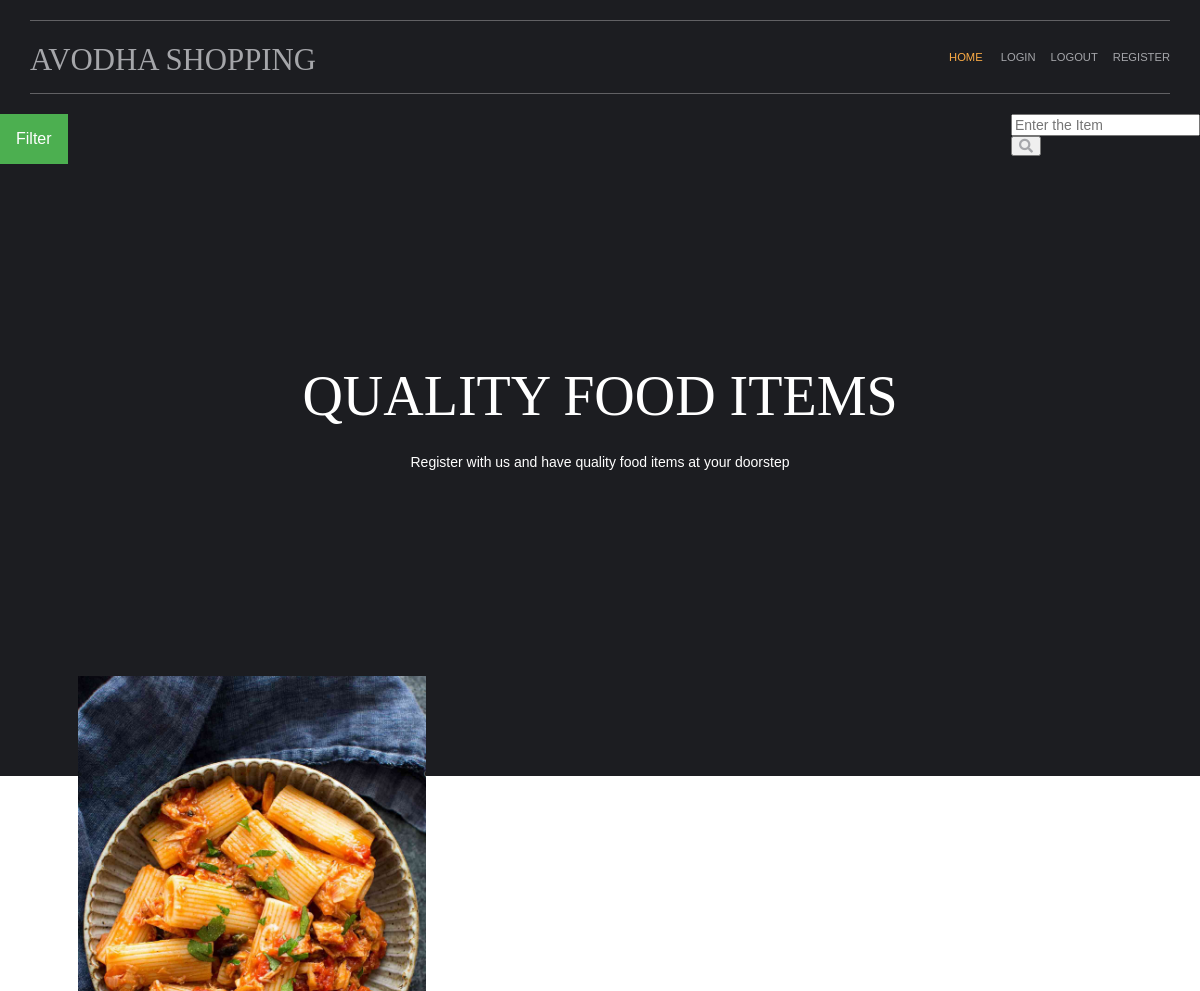
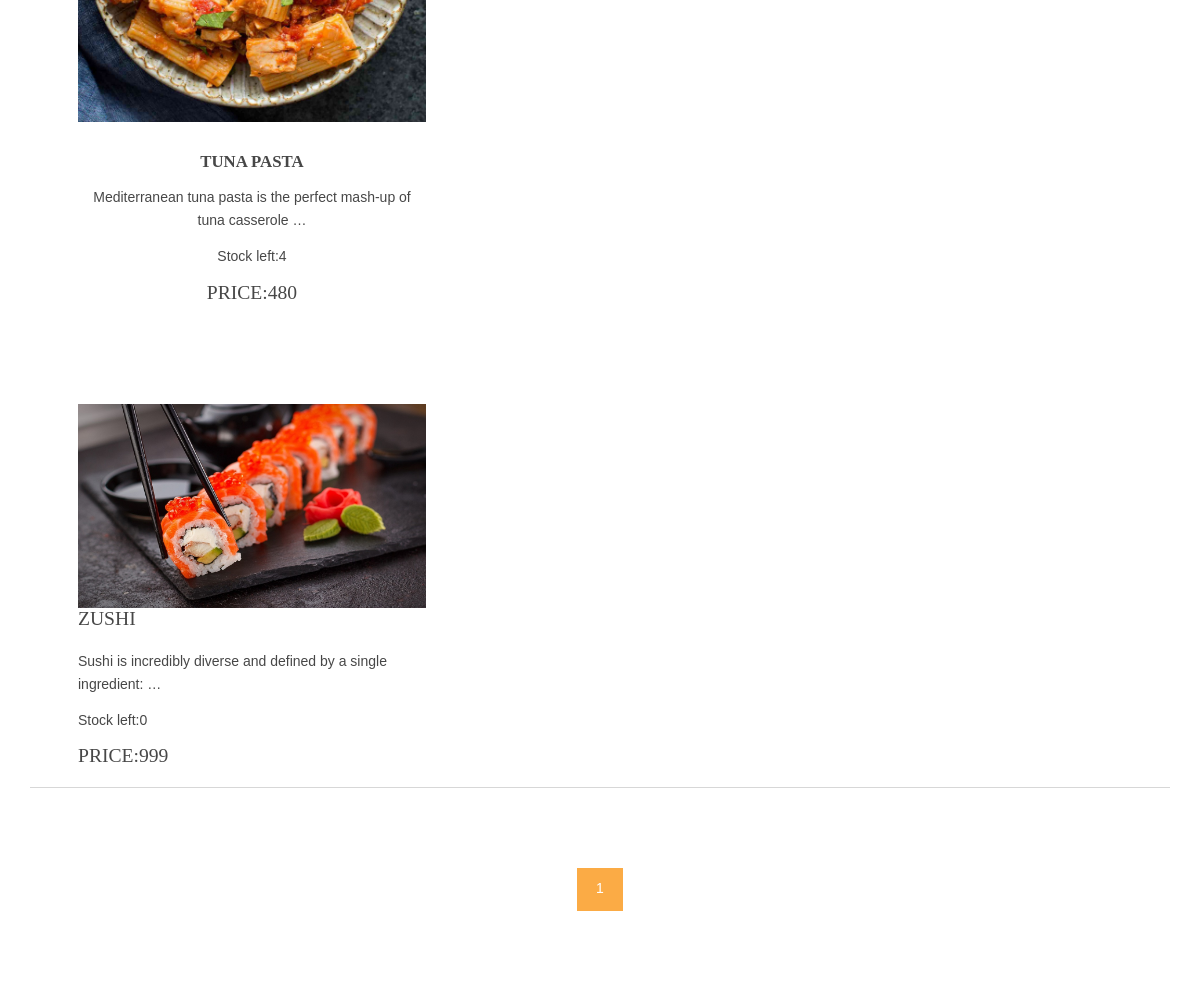
Page /fish-recipes/ on the committed database (2 pictures, top to bottom).
### shop/models.py (models this page shows, shortened)
class Products(models.Model):
    name=models.CharField(max_length=100, unique=True)
    slug=models.SlugField(max_length=100, unique=True)
    img=models.ImageField(upload_to='product')
    desc=models.TextField()
    stock=models.IntegerField()
    available=models.BooleanField()
    price=models.IntegerField()
    category=models.ForeignKey(categ, on_delete=models.CASCADE)
    def get_url(self):
        return reverse('details',args=[self.category.slug, self.slug])

### shop/views.py (the view)
# urls.py: 2. Add a URL to urlpatterns:  path('', views.home, name='home')
def home(request, c_slug=None):
    c_page=None
    prodt=None
    if c_slug!=None:
        c_page=get_object_or_404(categ, slug=c_slug)
        prodt=Products.objects.filter(category=c_page,available=True)
    else:
        prodt=Products.objects.all().filter(available= True)
    cat=categ.objects.all()
    paginator=Paginator(prodt,2)
    try:
        page=int(request.GET.get('page','1'))
    except:
        page=1
    try:
        pro=paginator.page(page)
    except(EmptyPage,InvalidPage):
        pro=paginator.page(paginator.num_pages)
    return render(request, 'index.html',{'pr':prodt,'ct':cat,'pg':pro})

### shop/models.py (called while the page is built)
    def get_url(self):
        return reverse('prod_cat',args=[self.slug])

### Templates/index.html (shortened to what this page needs)
{% extends 'Base.html' %}
{% load static %}
{% block content %}
<!DOCTYPE html>
<html lang="">
<head>
<link href="{% static 'HM/layout/styles/layout.css' %}" rel="stylesheet" type="text/css" media="all">
</head>
<body id="top">
<div class="fl_right">
        <ul class="nospace">
          <li id="searchform">
            <div>
              <form action="{% url 'search' %}" method="get">
                <fieldset>
                  <input type="text" placeholder="Enter the Item" name="q">
                  <button type="submit"><i class="fas fa-search"></i></button>
                </fieldset>
              </form>
            </div>
          </li>
        </ul>
      </div>
  <div class="dropdown">
  <button class="dropbtn">Filter</button>
</div>
  <div id="pageintro" class="hoc clear">
    <article>
      <h3 class="heading">Quality Food Items</h3>
      <p>Register with us and have quality food items at your doorstep</p>
    </article>
  </div>
</div>
<div class="wrapper row3">
  <main class="hoc container clear">
    <section id="introblocks">
      <ul class="nospace group btmspace-80">
        {% for i in pg %}
        <li class="one_third">
          <figure><a class="img-over" href={{i.get_url}}><img src="{{i.img.url}}" alt=""></a>
            <figcaption>
              <h6 class="heading">{{i.name}}</h6>
              <p>{{i.desc|truncatewords:10}}</p>
              <p>Stock left:{{i.stock}}</p>
              <p><h5>Price:{{i.price}}</h5></p>
            </figcaption>
          </figure>
        </li>
      </ul>
    </section>
    {% endfor %}
    <hr class="btmspace-80">
    <center>
      {% for p in pg.paginator.page_range %}
        <a href="?page={{p}}" class="btn btn-light btn-sm {% if pg.number == p %} active {% endif %}">{{p}}</a>
      {% endfor %}
    </center>
</body>
</html>
{% endblock %}

### static/HM/layout/styles/layout.css (style rules this page uses)
#pageintro { padding:200px 0 300px; }
#pageintro article, #pageintro article p { display:block; max-width:75%; margin:0 auto; text-align:center; }
#pageintro article p { max-width:65%; line-height:2rem; }
#pageintro .heading { margin-bottom:20px; font-size:4rem; }
.container { padding:80px 0; }
#introblocks { display:block; position:relative; margin:-180px 0 0 0; z-index:1; text-align:center; }
#introblocks figure figcaption { display:block; padding:30px 0 0 0; text-align:center; }
#introblocks figure figcaption .heading { font-size:1.2rem; font-weight:700; margin-bottom:0; }
*, *::before, *::after { transition:all .3s ease-in-out; }
body { color:#A5A6AA; background-color:#1C1D21; }
a { color:#FBAB45; }
hr, .borderedbox { border-color:#D7D7D7; }
.btn, .btn.inverse:hover { color:#FFFFFF; background-color:#FBAB45; border-color:#FBAB45; }
.row3 { color:#474747; background-color:#FFFFFF; }
#pageintro { color:#FFFFFF; }
@media screen and (min-width:1140px) { .hoc { max-width:1140px; } }

### static/HM/layout/styles/framework.css (style rules this page uses)
html { overflow-y:scroll; overflow-x:hidden; }
html, body { margin:0; padding:0; font-size:14px; line-height:1.6em; }
*, *::before, *::after { box-sizing:border-box; }
.nospace { margin:0; padding:0; list-style:none; }
.btn { display:inline-block; padding:8px 18px 10px; text-transform:uppercase; border:1px solid; }
.clear, .group { display:block; }
.clear::before, .clear::after, .group::before, .group::after { display:table; content:""; }
.clear, .clear::after, .group, .group::after { clear:both; }
a { outline:none; text-decoration:none; }
.fl_right, .imgr { float:right; }
img { width:auto; max-width:100%; height:auto; margin:0; padding:0; border:none; line-height:normal; vertical-align:middle; }
body, input, textarea, select { font-family:Verdana, Geneva, sans-serif; }
h1, h2, h3, h4, h5, h6, .heading { font-family:Georgia, "Times New Roman", Times, serif; }
form, fieldset, legend { margin:0; padding:0; border:none; }
label, input, textarea, select, button { display:block; resize:none; outline:none; color:inherit; font-size:inherit; font-family:inherit; vertical-align:middle; }
::placeholder { opacity:1; }
h1, h2, h3, h4, h5, h6, .heading { margin:0 0 20px 0; font-size:1.4rem; line-height:normal; font-weight:normal; text-transform:uppercase; }
hr { display:block; width:100%; height:1px; border:solid; border-width:1px 0 0 0; }
.wrapper { display:block; position:relative; width:100%; margin:0; padding:0; text-align:left; word-wrap:break-word; }
.hoc { display:block; margin:0 auto; }
address, article, aside, figcaption, figure, footer, header, main, nav, section { display:block; margin:0; padding:0; }
.one_half, .one_third, .two_third, .one_quarter, .two_quarter, .three_quarter { display:inline-block; float:left; margin:0 0 0 4.21052%; list-style:none; }
.one_third { width:30.52631%; }
.btmspace-80 { margin-bottom:80px; }

### Templates/index.html (style rules this page uses)
.dropbtn { background-color: #4CAF50; color: white; padding: 16px; font-size: 16px; border: none; cursor: pointer; }
.dropdown { position: relative; display: inline-block; }

### rows in the picture
Products: img (picture), name "TUNA PASTA", desc "Mediterranean tuna pasta is the perfect mash-up of tuna casserole …", stock "4", price "480"
Products: img (picture), name "ZUSHI", desc "Sushi is incredibly diverse and defined by a single ingredient: …", stock "0", price "999"

### other values in the picture
{{ p }} "1"
